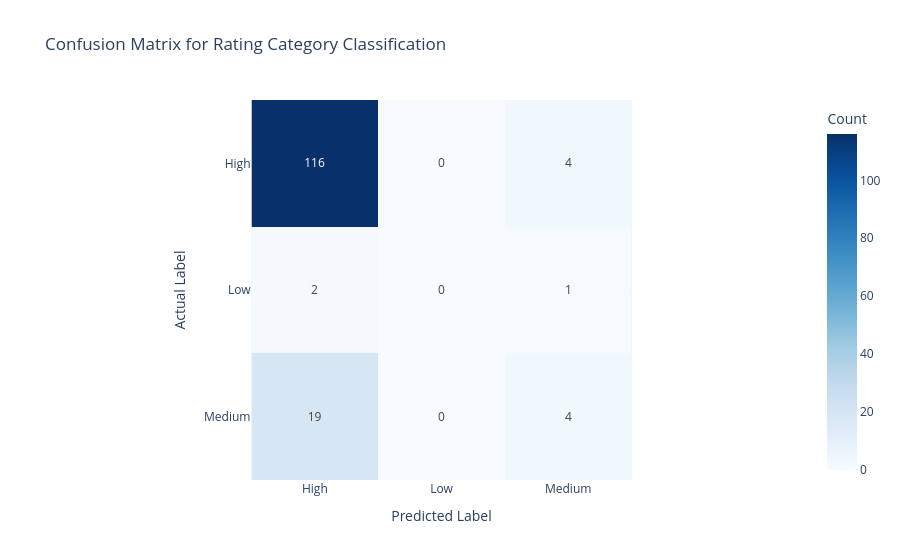

Notebook code for this chart:
### Markdown cell above
The classification report showed stronger predictive performance for the High rating category compared to the Low and Medium categories.

This behavior was influenced by class imbalance in the dataset, where High-rated shows appeared more frequently than other rating groups.

### Code cell
cm = confusion_matrix(y_test, y_pred)


fig = px.imshow(
    cm,
    text_auto=True,
    color_continuous_scale="Blues",
    labels=dict(
        x="Predicted Label",
        y="Actual Label",
        color="Count"
    ),
    x=["High", "Low", "Medium"],
    y=["High", "Low", "Medium"],
    title="Confusion Matrix for Rating Category Classification"
)

fig.show()

### Figure 1 — Plotly figure (JSON) as saved in the notebook; plotly's stock layout.template omitted (floating-point values rounded to 4 significant figures)
{"data": [{"coloraxis": "coloraxis", "hovertemplate": "Predicted Label: %{x}<br>Actual Label: %{y}<br>Count: %{z}<extra></extra>", "name": "0", "texttemplate": "%{z}", "type": "heatmap", "x": ["High", "Low", "Medium"], "xaxis": "x", "y": ["High", "Low", "Medium"], "yaxis": "y", "z": [[116, 0, 4], [2, 0, 1], [19, 0, 4]]}], "layout": {"coloraxis": {"colorbar": {"title": {"text": "Count"}}, "colorscale": [[0, "rgb(247,251,255)"], [0.125, "rgb(222,235,247)"], [0.25, "rgb(198,219,239)"], [0.375, "rgb(158,202,225)"], [0.5, "rgb(107,174,214)"], [0.625, "rgb(66,146,198)"], [0.75, "rgb(33,113,181)"], [0.875, "rgb(8,81,156)"], [1, "rgb(8,48,107)"]]}, "title": {"text": "Confusion Matrix for Rating Category Classification"}, "xaxis": {"anchor": "y", "constrain": "domain", "domain": [0, 1], "scaleanchor": "y", "title": {"text": "Predicted Label"}}, "yaxis": {"anchor": "x", "autorange": "reversed", "constrain": "domain", "domain": [0, 1], "title": {"text": "Actual Label"}}}}
